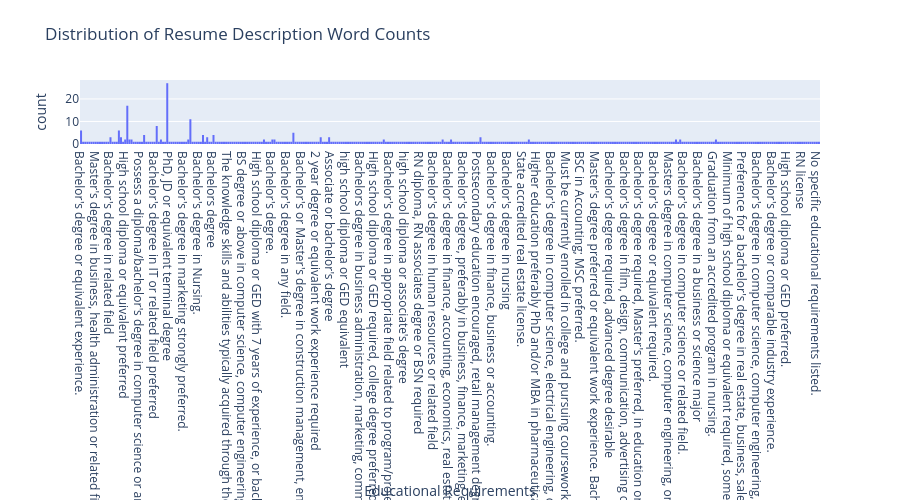

Notebook cell for this chart:
### Code cell
fig = px.histogram(
    job_df,
    x="Educational Requirements",
    nbins=50,
    title="Distribution of Resume Description Word Counts",
    labels={
        "word_count": "Word Count",
        "count": "Number of Resume"
    }
)

fig.update_layout(
    width=900,
    height=500,
    bargap=0.05
)

fig.show()

### Figure 1 — Plotly figure (JSON) as saved in the notebook; plotly's stock layout.template omitted (floating-point values rounded to 4 significant figures; data arrays with more than 128 entries replaced by an {"elided": "..."} marker saying what was removed)
{"data": [{"bingroup": "x", "hovertemplate": "Educational Requirements=%{x}<br>count=%{y}<extra></extra>", "legendgroup": "", "marker": {"color": "#636efa", "pattern": {"shape": ""}}, "name": "", "nbinsx": 50, "orientation": "v", "showlegend": false, "type": "histogram", "x": {"elided": "853 str values"}, "xaxis": "x", "yaxis": "y"}], "layout": {"bargap": 0.05, "barmode": "relative", "height": 500, "legend": {"tracegroupgap": 0}, "title": {"text": "Distribution of Resume Description Word Counts"}, "width": 900, "xaxis": {"anchor": "y", "domain": [0, 1], "title": {"text": "Educational Requirements"}}, "yaxis": {"anchor": "x", "domain": [0, 1], "title": {"text": "count"}}}}
